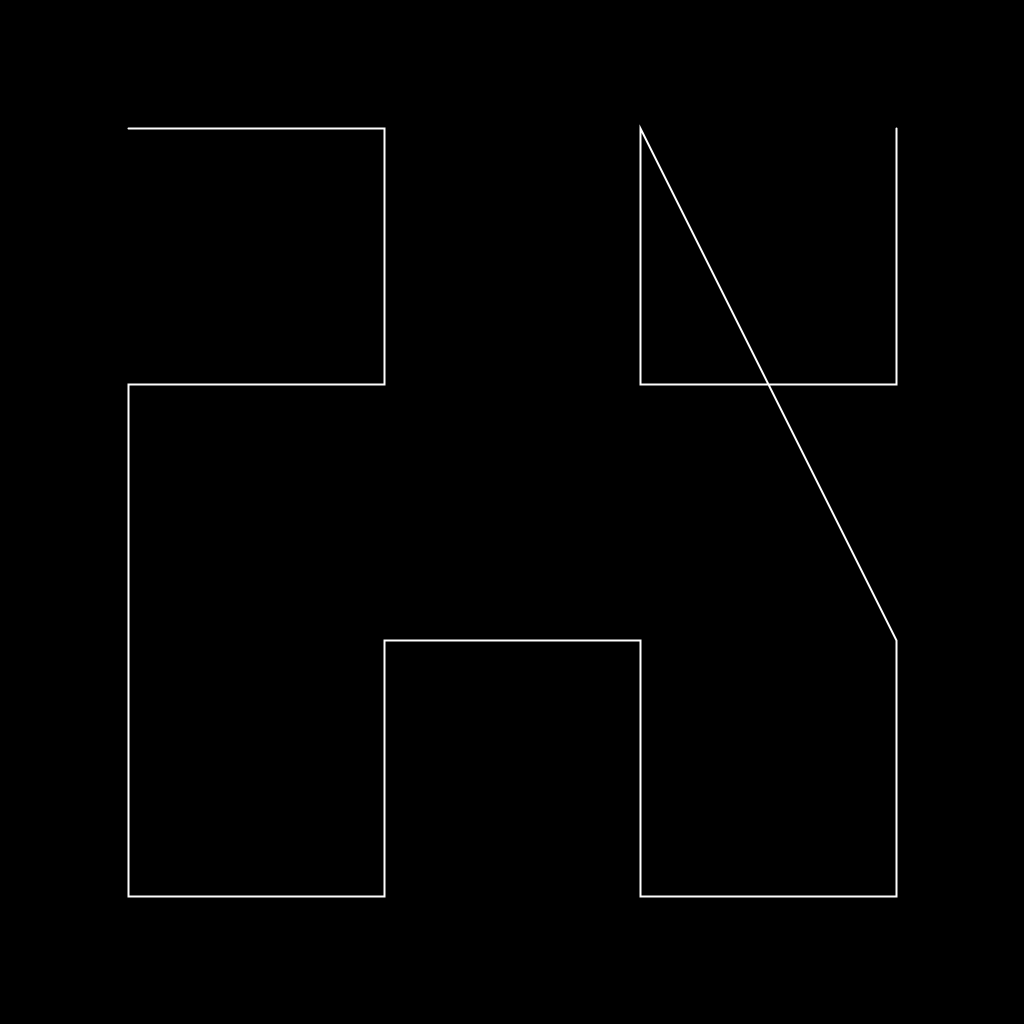
Frame 1 (no input)
Frame 60 (the mouse pressed at the canvas centre just before this capture): identical to frame 1, image omitted
Frame 120 (the mouse held since frame 60 and released just before this capture): identical to frame 1, image omitted

The Processing sketch that drew this single still picture (run headless with seeded random() and noise(); from frame 60 on, the mouse is pressed at the canvas centre):

// Processing sketch: HilbertCurve
// ── HilbertCurve.pde
int order = 2;
int N = int(pow(2, order)); // subdivisions along the width/height of the canvas
int numberOfPoints = N * N;
PVector[] path = new PVector[numberOfPoints];

PVector hilbert(int i) {
  // first order (base) points
  // make the basic "U" shape in a 2×2 grid.
  PVector[] points = {
    new PVector(0, 0),
    new PVector(0, 1),
    new PVector(1, 1),
    new PVector(1, 0)
  };
  
  // extract the lowest 2 bits
  // the small square's orientation at the lowest level.
  int index = i & 3;  
  PVector v = points[index];

  // extract the previous two bits
  // this represents the quadrant of the canvas the point is in
  i = i >>>  2; 
  index = i & 3;

  // translate and rotate according to the quadrant
  // the order the line is drawn is always points 0,1,2,3
  if (index == 0){
    // upper left quardrant
    // 90-degree rotation along the diagonal line x = y 
    float temp = v.x;
    v.x = v.y;
    v.y = temp;
  } else if (index == 1){
    // bottom left quardrant
    v.y += order;
  } else if (index == 2){
    // bottom right quardrant
    v.x += order;
    v.y += order;
  } else if (index == 3){
    // upper right quardrant
    v.x += order;
  }
  return v;
}

void setup() {
  size(1024, 1024);
  background(0);

  for (int i = 0; i < numberOfPoints; i++) {
    path[i] = hilbert(i);
    float len = width / N;
    path[i].mult(len); // each point is scaled to fit the canvas
    path[i].add(len/2, len/2); // each point is centered
  }
}

int counter = 0;
void draw() {
  background(0); // clear canvas
  stroke(255);
  strokeWeight(2);
  noFill();
  beginShape();
  for (int i = 0; i < path.length; i++) {
    vertex(path[i].x, path[i].y);
  }
  endShape();
}
